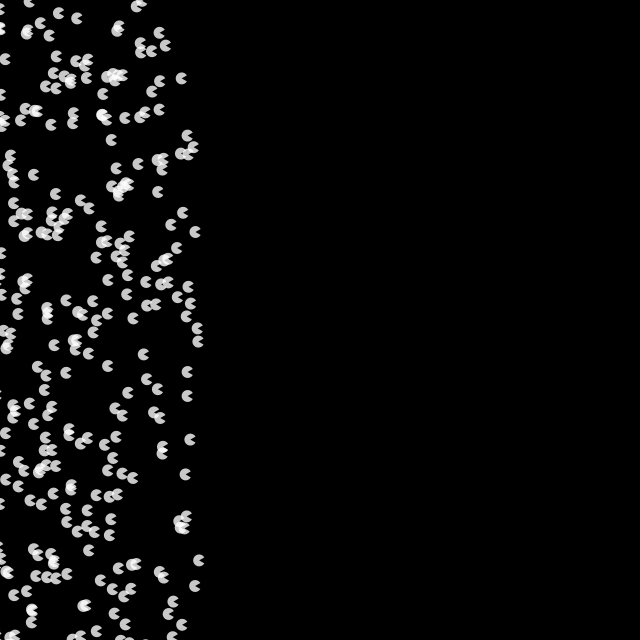
Frame 1 (no input)
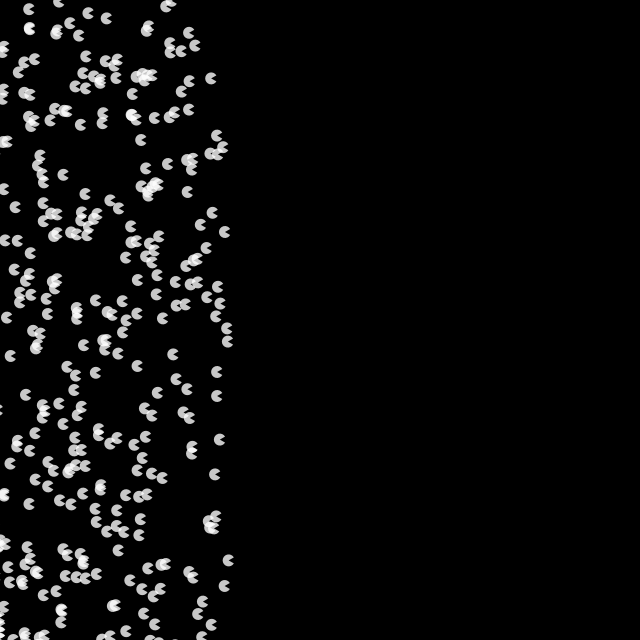
Frame 60 (the mouse pressed at the canvas centre just before this capture)
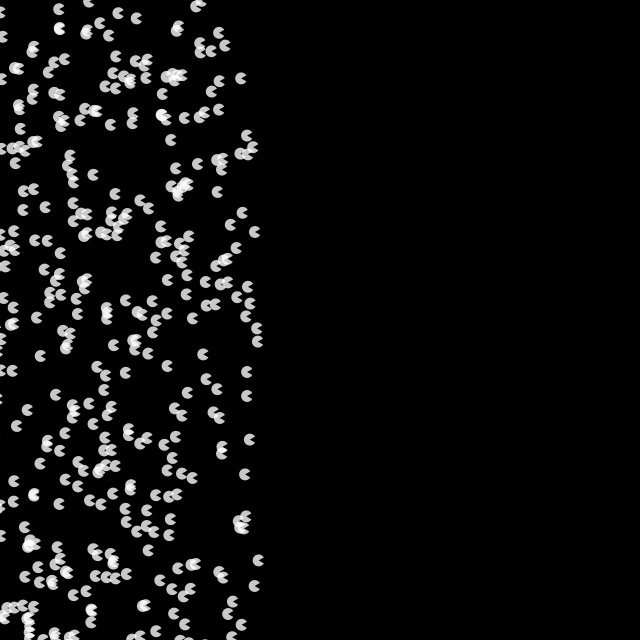
Frame 120 (the mouse held since frame 60 and released just before this capture)

The Processing sketch that drew these frames (run headless with seeded random() and noise(); from frame 60 on, the mouse is pressed at the canvas centre):

// Processing sketch: sketch_170329_example1103
// ── sketch_170329_example1103.pde
float[] x = new float[3000];

/*
* 初期処理
* 初回のみ実行
*/
void setup() {
  size(640, 640);
  noStroke();
  fill(255, 200);
  for (int i = 0; i < x.length; i++) {
    x[i] = random(-1000, 200);
  }
}

/*
* 描写処理
* 実行中は繰返し実行
*/
void draw() {
  background(0);
  for (int i = 0; i < x.length; i++) {
    x[i] += 0.5;
    float y = i * 0.4;
    arc(x[i], y, 12, 12, 0.52, 5.76);
  }
}
